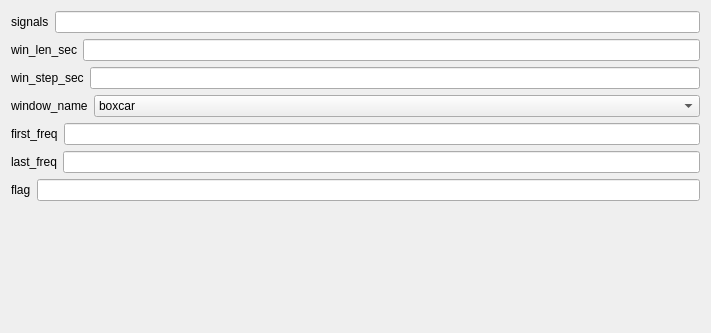
<?xml version="1.0" encoding="UTF-8"?>
<ui version="4.0">
 <class>IRASAYASASettingsView</class>
 <widget class="QWidget" name="IRASAYASASettingsView">
  <property name="geometry">
   <rect>
    <x>0</x>
    <y>0</y>
    <width>711</width>
    <height>333</height>
   </rect>
  </property>
  <property name="windowTitle">
   <string>Form</string>
  </property>
  <property name="styleSheet">
   <string notr="true">font: 12pt &quot;Roboto&quot;;</string>
  </property>
  <layout class="QVBoxLayout" name="verticalLayout">
   <item>
    <layout class="QHBoxLayout" name="signals_horizontalLayout">
     <item>
      <widget class="QLabel" name="signals_label">
       <property name="text">
        <string>signals</string>
       </property>
      </widget>
     </item>
     <item>
      <widget class="QLineEdit" name="signals_lineedit"/>
     </item>
    </layout>
   </item>
   <item>
    <layout class="QHBoxLayout" name="win_len_sec_horizontalLayout">
     <item>
      <widget class="QLabel" name="win_len_sec_label">
       <property name="text">
        <string>win_len_sec</string>
       </property>
      </widget>
     </item>
     <item>
      <widget class="QLineEdit" name="win_len_sec_lineedit"/>
     </item>
    </layout>
   </item>
   <item>
    <layout class="QHBoxLayout" name="win_step_sec_horizontalLayout">
     <item>
      <widget class="QLabel" name="win_step_sec_label">
       <property name="text">
        <string>win_step_sec</string>
       </property>
      </widget>
     </item>
     <item>
      <widget class="QLineEdit" name="win_step_sec_lineedit"/>
     </item>
    </layout>
   </item>
   <item>
    <layout class="QHBoxLayout" name="horizontalLayout">
     <item>
      <widget class="QLabel" name="window_name_label">
       <property name="text">
        <string>window_name</string>
       </property>
      </widget>
     </item>
     <item>
      <widget class="QComboBox" name="window_name_comboBox">
       <property name="sizePolicy">
        <sizepolicy hsizetype="Expanding" vsizetype="Fixed">
         <horstretch>0</horstretch>
         <verstretch>0</verstretch>
        </sizepolicy>
       </property>
       <property name="currentText">
        <string>hann</string>
       </property>
       <item>
        <property name="text">
         <string>boxcar</string>
        </property>
       </item>
       <item>
        <property name="text">
         <string>trlang</string>
        </property>
       </item>
       <item>
        <property name="text">
         <string>blackman</string>
        </property>
       </item>
       <item>
        <property name="text">
         <string>hamming</string>
        </property>
       </item>
       <item>
        <property name="text">
         <string>hann</string>
        </property>
       </item>
       <item>
        <property name="text">
         <string>bartlett</string>
        </property>
       </item>
       <item>
        <property name="text">
         <string>flattop</string>
        </property>
       </item>
       <item>
        <property name="text">
         <string>parzen</string>
        </property>
       </item>
       <item>
        <property name="text">
         <string>bohman</string>
        </property>
       </item>
       <item>
        <property name="text">
         <string>blackmanharris</string>
        </property>
       </item>
       <item>
        <property name="text">
         <string>nuttall</string>
        </property>
       </item>
       <item>
        <property name="text">
         <string>barthann</string>
        </property>
       </item>
       <item>
        <property name="text">
         <string>kasier</string>
        </property>
       </item>
       <item>
        <property name="text">
         <string>gaussian</string>
        </property>
       </item>
       <item>
        <property name="text">
         <string>general_gaussian</string>
        </property>
       </item>
       <item>
        <property name="text">
         <string>dpss</string>
        </property>
       </item>
       <item>
        <property name="text">
         <string>chebwin</string>
        </property>
       </item>
       <item>
        <property name="text">
         <string>exponential</string>
        </property>
       </item>
       <item>
        <property name="text">
         <string>tukey</string>
        </property>
       </item>
       <item>
        <property name="text">
         <string>taylor</string>
        </property>
       </item>
      </widget>
     </item>
    </layout>
   </item>
   <item>
    <layout class="QHBoxLayout" name="first_freq_horizontalLayout">
     <item>
      <widget class="QLabel" name="first_freq_label">
       <property name="text">
        <string>first_freq</string>
       </property>
      </widget>
     </item>
     <item>
      <widget class="QLineEdit" name="first_freq_lineedit"/>
     </item>
    </layout>
   </item>
   <item>
    <layout class="QHBoxLayout" name="last_freq_horizontalLayout">
     <item>
      <widget class="QLabel" name="last_freq_label">
       <property name="text">
        <string>last_freq</string>
       </property>
      </widget>
     </item>
     <item>
      <widget class="QLineEdit" name="last_freq_lineedit"/>
     </item>
    </layout>
   </item>
   <item>
    <layout class="QHBoxLayout" name="flag_horizontalLayout">
     <item>
      <widget class="QLabel" name="flag_label">
       <property name="text">
        <string>flag</string>
       </property>
      </widget>
     </item>
     <item>
      <widget class="QLineEdit" name="flag_lineedit"/>
     </item>
    </layout>
   </item>
   <item>
    <spacer name="verticalSpacer">
     <property name="orientation">
      <enum>Qt::Orientation::Vertical</enum>
     </property>
     <property name="sizeHint" stdset="0">
      <size>
       <width>20</width>
       <height>40</height>
      </size>
     </property>
    </spacer>
   </item>
  </layout>
 </widget>
 <resources>
  <include location="../../../../snooz-toolbox/src/main/python/ui/themes/themes.qrc"/>
 </resources>
 <connections/>
</ui>
